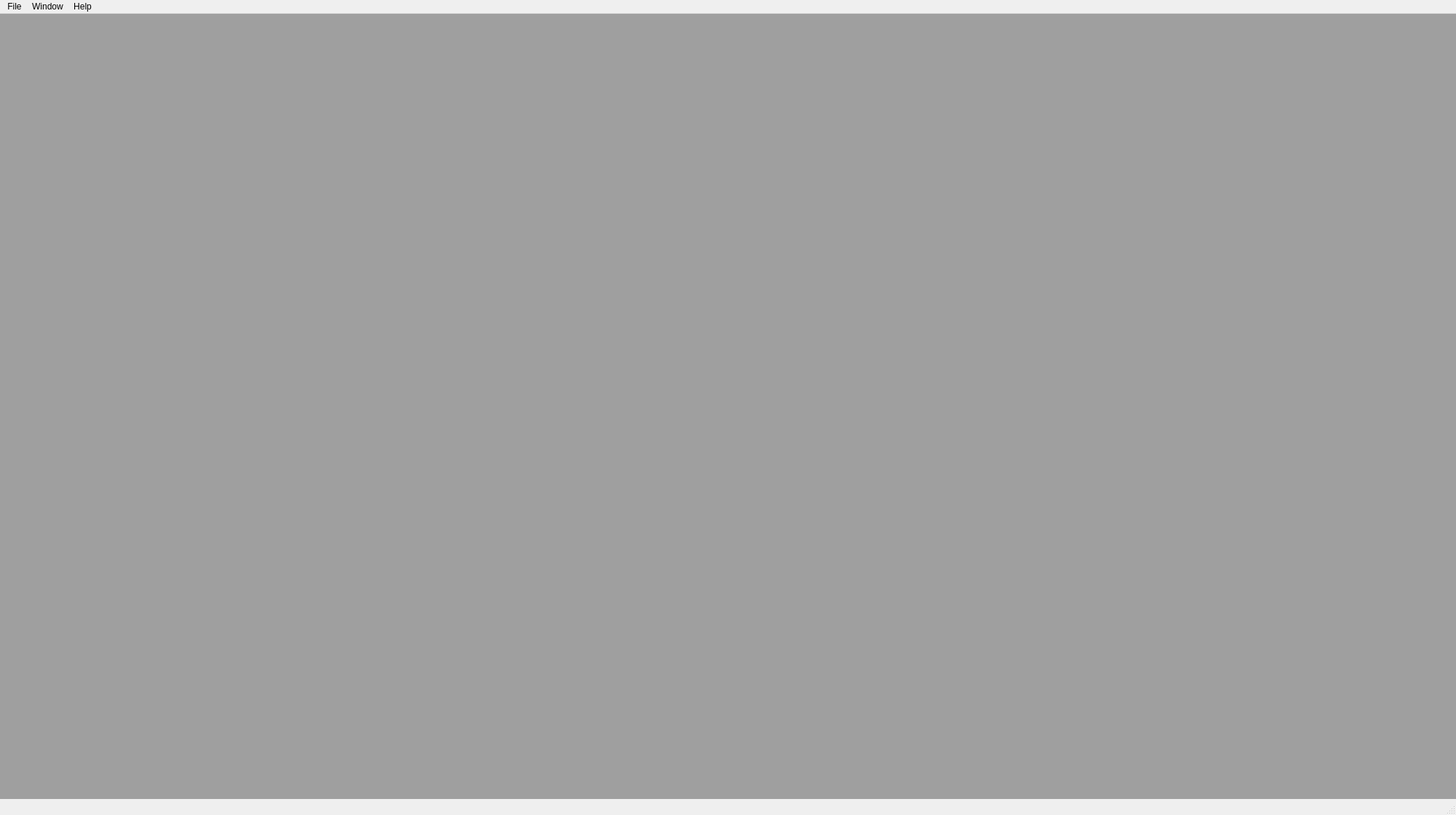
<?xml version="1.0" encoding="UTF-8"?>
<ui version="4.0">
 <class>MainWindow</class>
 <widget class="QMainWindow" name="MainWindow">
  <property name="geometry">
   <rect>
    <x>0</x>
    <y>0</y>
    <width>2000</width>
    <height>1120</height>
   </rect>
  </property>
  <property name="windowTitle">
   <string>MainWindow</string>
  </property>
  <widget class="QWidget" name="centralwidget">
   <widget class="QMdiArea" name="mdiArea">
    <property name="geometry">
     <rect>
      <x>-1</x>
      <y>-11</y>
      <width>2041</width>
      <height>1151</height>
     </rect>
    </property>
   </widget>
  </widget>
  <widget class="QMenuBar" name="menubar">
   <property name="geometry">
    <rect>
     <x>0</x>
     <y>0</y>
     <width>2000</width>
     <height>21</height>
    </rect>
   </property>
   <widget class="QMenu" name="menuFile">
    <property name="tearOffEnabled">
     <bool>false</bool>
    </property>
    <property name="title">
     <string>File</string>
    </property>
    <addaction name="actionNew"/>
    <addaction name="actionOpen"/>
    <addaction name="separator"/>
   </widget>
   <widget class="QMenu" name="menuWindow">
    <property name="title">
     <string>Window</string>
    </property>
    <addaction name="actionClose_all_windows"/>
   </widget>
   <widget class="QMenu" name="menuHelp">
    <property name="title">
     <string>Help</string>
    </property>
    <addaction name="actionAbout"/>
   </widget>
   <addaction name="menuFile"/>
   <addaction name="menuWindow"/>
   <addaction name="menuHelp"/>
  </widget>
  <widget class="QStatusBar" name="statusbar"/>
  <action name="actionOpen">
   <property name="text">
    <string>Open</string>
   </property>
   <property name="shortcut">
    <string>Ctrl+O</string>
   </property>
  </action>
  <action name="actionAbout">
   <property name="text">
    <string>About</string>
   </property>
  </action>
  <action name="actionClose_all_windows">
   <property name="text">
    <string>Close all windows</string>
   </property>
   <property name="shortcut">
    <string>Ctrl+Q</string>
   </property>
  </action>
  <action name="actionNew">
   <property name="text">
    <string>New</string>
   </property>
   <property name="shortcut">
    <string>Ctrl+N</string>
   </property>
  </action>
 </widget>
 <resources/>
 <connections/>
</ui>
